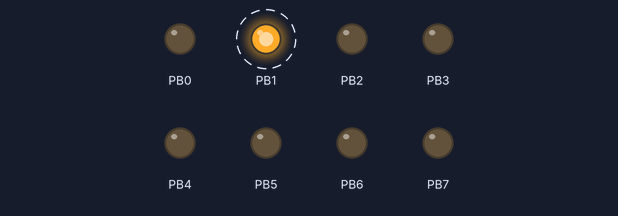
A program run on a simulated ATmega328P, built with avr-gcc and emulated at 16 MHz. Shown: output pins drawn as LEDs (lit = HIGH). Dashed ring = blinking.

Above: at 0.2 s.
Timing chart, 0 to 3.0 s (numbered marks = the images above):
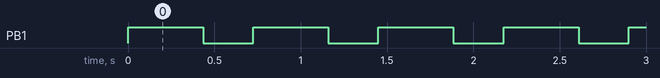

The program:

DesignAssignment2A.c
```c
/*
 * DesignAssignment2A.c
 *
 * Created: 3/2/2019 10:50:14 AM
 *  Author: johnsm17
 */

#include <avr/io.h>
#define F_CPU 16000000UL
#include <util/delay.h>

int main(void)
{
    DDRB = 0xFF; /* Set PortB as an output */

    while (1)
    { PORTB = 0x02; /* PortB.2 set high */
	    _delay_ms(435); /* set high for 60% of 725ms */
	    PORTB = 0x00; /* PortB set low */
	    _delay_ms(290); /* Set low for 40% of 725ms */
	}
}
```

Measured:
- by itself, PB1: alternates HIGH for 0.43 s and LOW for 0.29 s
